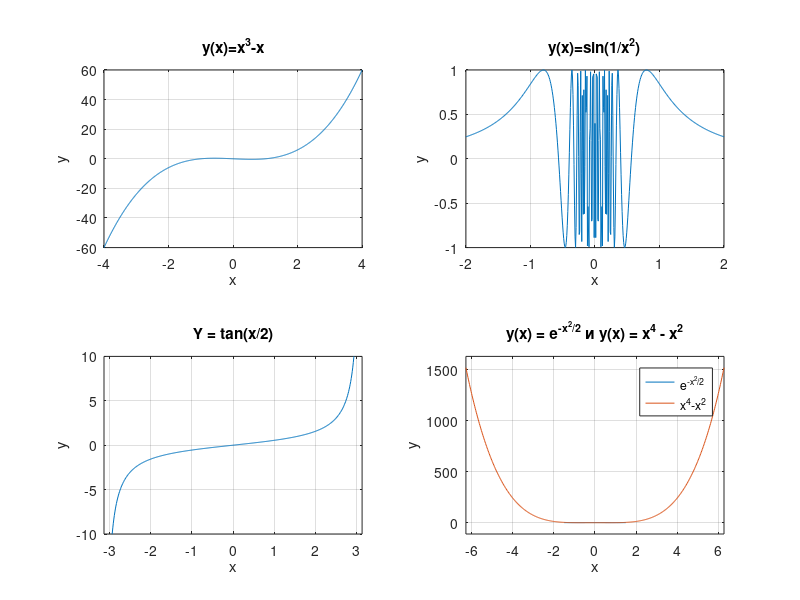

Recreate this plot in MATLAB.
%7

figure;

subplot(2, 2, 1);        % первый график из 4 на одном окне (первые 2 - кол-во подграфиков, последнее - номер графика)
x = linspace(-4,4,1000); % последнее значение - кол-во точек, по которым строится график
y = x.^3 - x;
plot(x,y);
title('y(x)=x^3-x');

subplot(2, 2, 2);
x = linspace(-2, 2, 500);
y = sin(1./x.^2);
plot(x,y);
title('y(x)=sin(1/x^2)');

subplot(2, 2, 3);
ezplot(@(x) tan(x./2)', [-pi, pi]);
title('Y = tan(x/2)');
axis([-pi pi -10 10]);

subplot(2, 2, 4);
ezplot('e^((-x^2)/2)', [-1.5, 1.5]);
hold on;                   % для построения на одной и той же координатной сетке
ezplot('x^4-x^2');
title('y(x) = e^{-x^2/2} и y(x) = x^4 - x^2');
legend('e^{-x^2/2}', 'x^4-x^2');    % add legends to axes

for i = 1:4
    subplot(2, 2, i);
    xlabel('x');
    ylabel('y');
    grid on;          % grid добавляет сетку к текущему графику
end
